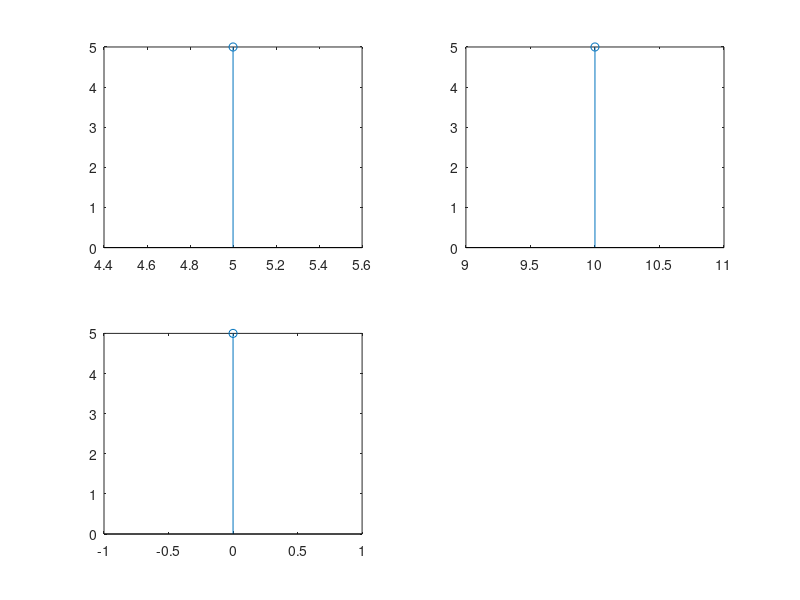

This chart was generated by the following MATLAB code:
clear;
N1 = input("Enter the first index value: ");
N2 = input("Enter the second index value: ");
n = N1:N2;
y = input("Enter discrete sample values as a vector: ");
if length(y) ~= length(n)
    disp("The length of the input vector must match the specified index range.");
    if length(y)<length(n)
         y = [y, zeros(1, length(n) - length(y))]; % Pad with zeros if y is shorter
    end
    if length(y)>length(n)
        y = y(1:length(n)); % Truncate y if it is longer
    end
end

subplot(2,2,1)
stem(n, y);
%Delay and advance
k=input("enter delay");
delay_n=n+k;
subplot(2,2,2)
stem(delay_n,y);
advance_n=n-k;
subplot(2,2,3)
stem(advance_n,y);
